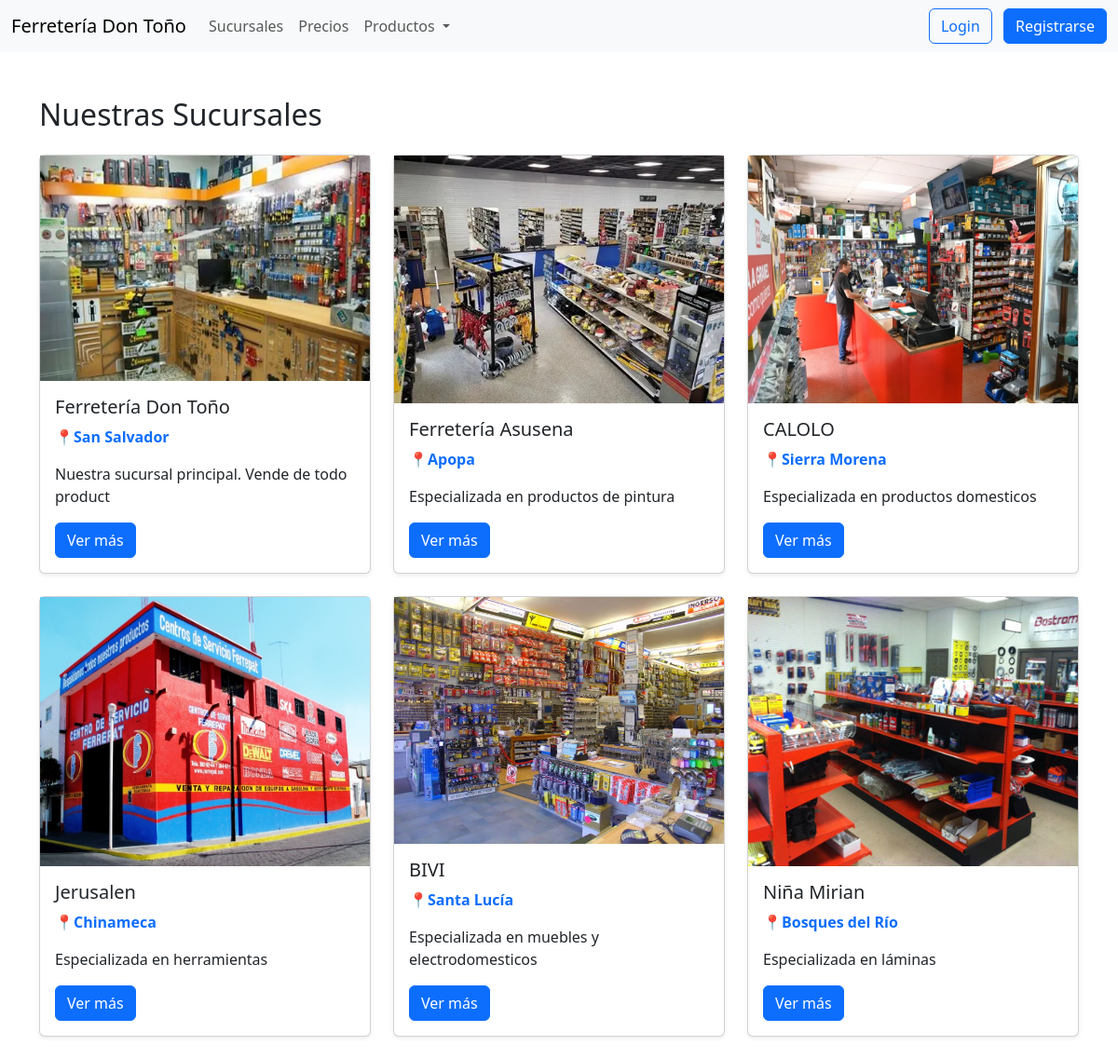
The app's page /sucursales.php with its own data.
### tables this page shows
CREATE TABLE `sucursales` (
  `sucursalID` int(11) NOT NULL,
  `nombre` varchar(100) DEFAULT NULL,
  `descripcion` text DEFAULT NULL,
  `Lugar` varchar(255) DEFAULT NULL,
  `img` varchar(255) DEFAULT NULL
);

### sucursales.php (the view, shortened to what this page needs)
<?php
include("php/conexion.php");
$sql = "SELECT * FROM sucursales";
$resultado = $conn->query($sql);
?>
<!DOCTYPE html>
<html lang="en">
<head>
    <link rel="stylesheet" href="https://cdnjs.cloudflare.com/ajax/libs/font-awesome/7.0.1/css/all.min.css">
    <link rel="stylesheet" href="styless/style.css">
    <link href="https://cdn.jsdelivr.net/npm/bootstrap@5.3.8/dist/css/bootstrap.min.css" rel="stylesheet">
</head>
<body>
    <?php require_once("components/navbar.php"); ?>
    <div class="container mt-5">
        <h2 class="mb-4">Nuestras Sucursales</h2>
        <div class="row">
            <?php while($sucursales = $resultado->fetch_assoc()): ?>
            <div class="col-md-4 mb-4">
                <div class="card h-100 shadow-sm">
                    <img src="img/Sucursales/<?php echo $sucursales['img']; ?>" class="h-100" alt="">
                    <div class="card-body">
                        <h5 class="card-title"><?php echo $sucursales['nombre']; ?></h5>
                        <p class="fw-bold text-primary">
                            📍<?php echo $sucursales['Lugar']; ?>
                        </p>
                        <p class="card-text">
                            <?php echo $sucursales['descripcion']; ?>
                        </p>
                        <a href="#" class="btn btn-primary">Ver más</a>
                    </div>
                </div>
            </div>
            <?php endwhile; ?>
        </div>
    </div>
</body>
</html>

### components/navbar.php (shortened to what this page needs)
<nav class="navbar navbar-expand-lg bg-body-tertiary">
        <div class="container-fluid">
            <a class="navbar-brand" href="index.php">Ferretería Don Toño</a>
            <div class="collapse navbar-collapse" id="navbarNavDropdown">
                <ul class="navbar-nav">
                    <li class="nav-item">
                        <a class="nav-link" href="sucursales.php">Sucursales</a>
                    </li>
                    <li class="nav-item">
                        <a class="nav-link" href="#">Precios</a>
                    </li>
                    <li class="nav-item dropdown">
                        <a class="nav-link dropdown-toggle" href="#" role="button" data-bs-toggle="dropdown" aria-expanded="false">
                        Productos
                        </a>
                    </li>
                </ul>
                <div class="ms-auto">
                <?php if (isset($_SESSION['usuario_id'])): ?>
                    <div class="dropdown">
                        <a class="btn btn-outline-secondary dropdown-toggle d-flex align items-center" href="#" role="button" data-bs-toggle="dropdown" aria-expanded="false">
                            <i class="fa-solid fa-circle-user me-2"></i>
                            <?php echo $_SESSION['nombre']; ?>
                        </a>
                        <ul class="dropdown-menu dropdown-menu-end">
                            <li>
                                <a class="dropdown-item" href="profile.php">
                                    <i class="fa-solid fa-id-card me-2"></i> Perfil
                                </a>
                            </li>
                            <li><hr class="dropdown-divider"></li>
                            <li>
                                <a class="dropdown-item text-danger" href="php/logout.php">
                                    <i class="fa-solid fa-right-from-bracket me-2"></i>
                                    Cerrar sesión
                                </a>
                            </li>
                        </ul>
                    </div>
                    <?php else: ?>
                        <a class="btn btn-outline-primary me-2" href="login.html">Login</a>
                        <a class="btn btn-primary" href="register.html">Registrarse</a>
                    <?php endif; ?>
                </div>
            </div>
        </div>
    </nav>

### styless/style.css (style rules this page uses)
* { margin: 0; }

### records on screen
sucursales: img (picture), nombre "Ferretería Don Toño", Lugar "San Salvador", descripcion "Nuestra sucursal principal. Vende de todo product"
sucursales: img (picture), nombre "Ferretería Asusena", Lugar "Apopa", descripcion "Especializada en productos de pintura"
sucursales: img (picture), nombre "CALOLO", Lugar "Sierra Morena", descripcion "Especializada en productos domesticos"
sucursales: img (picture), nombre "Jerusalen", Lugar "Chinameca", descripcion "Especializada en herramientas"
sucursales: img (picture), nombre "BIVI", Lugar "Santa Lucía", descripcion "Especializada en muebles y electrodomesticos"
sucursales: img (picture), nombre "Niña Mirian", Lugar "Bosques del Río", descripcion "Especializada en láminas"
